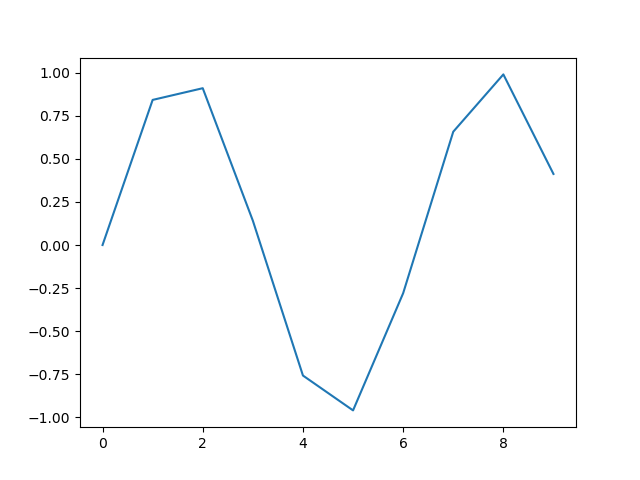

The script that saved this image:
import matplotlib.pyplot as plt
import matplotlib
import numpy as np
matplotlib.use('Agg')

def go():
	x = [i for i in range(10)]
	y = np.sin(x)

	plt.plot(x, y)
	#plt.show()
	plt.savefig("sin.png")
	plt.close()
